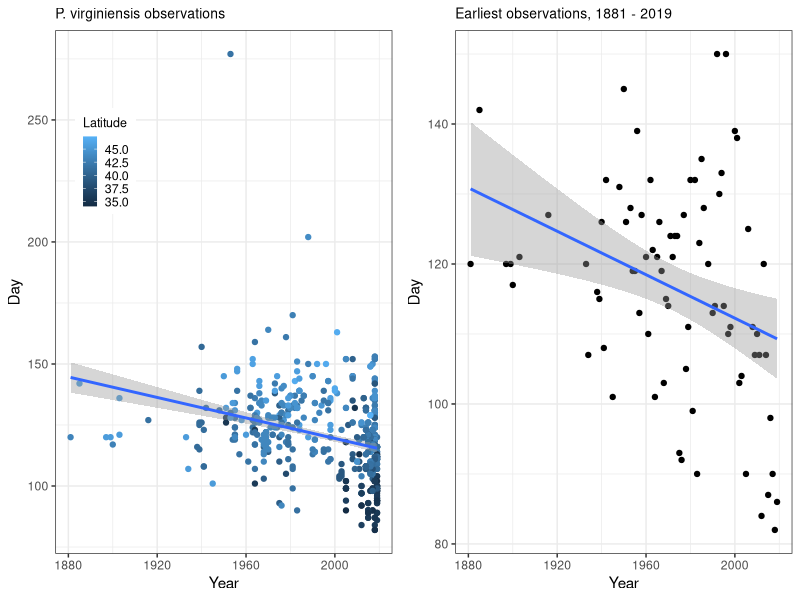
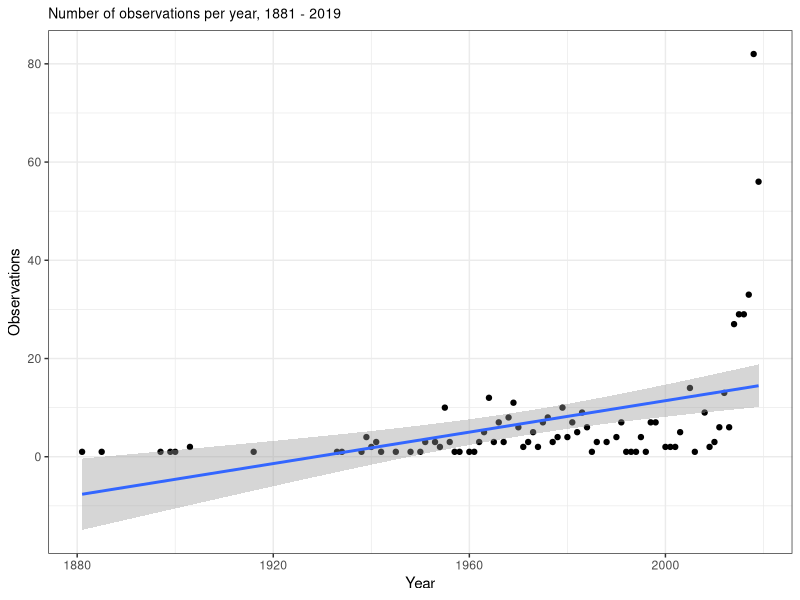

Here is the R script that generated these plots, in order: (Note: this script raises an error after producing the figures.)
## ---- chunk 1
knitr::opts_chunk$set(echo = FALSE)
suppressPackageStartupMessages(library(tidyverse))
suppressPackageStartupMessages(library(lubridate))
suppressPackageStartupMessages(library(ggplot2))
suppressPackageStartupMessages(library(gridExtra))
suppressPackageStartupMessages(library(parallel))

# Establish bootstrap and sampling values
minimum.required <- 5
sample.size <- minimum.required
num.bs.reps <- 100
## ---- chunk 2
# Read in iNaturalist observations
# 52539 is West Virginia White
iNaturalist <- read.csv(file = "data/observations-52593.csv")
iNat.obs <- iNaturalist[, c("latitude", "longitude", "observed_on")]
iNat.obs$observed_on <- as.Date(iNat.obs$observed_on)

# Read in GBIF observations
gbif <- read.delim(file = "data/0015022-190415153152247.csv")
gbif.obs <- gbif[, c("decimalLatitude", "decimalLongitude", "eventDate")]
gbif.obs$eventDate <- as.Date(x = gbif.obs$eventDate)
gbif.obs <- na.omit(gbif.obs)

# Join data sets
colnames(iNat.obs) <- c("latitude", "longitude", "date")
colnames(gbif.obs) <- c("latitude", "longitude", "date")
wvw <- rbind(iNat.obs, gbif.obs)

# Remove some bad geo coordinates (mostly GBIF)
wvw <- wvw[wvw$latitude > 29, ]
wvw <- wvw[wvw$longitude > -100, ]

# Extract year and day of year
wvw$year <- year(wvw$date)
wvw$yday <- as.POSIXlt(wvw$date)$yday

# Dates of January 1 (yday == 0) are not realistic
wvw <- wvw[wvw$yday > 0, ]
# Drop any from current, incomplete year
wvw <- wvw[wvw$year != year(today()), ]

# Drop duplicates
wvw <- unique(wvw)
## ---- chunk 3
# Plot observations for each year separately
obs.plot.title <- "P. virginiensis observations"

obs.plot <- ggplot(data = wvw, mapping = aes(x = year, y = yday, color = latitude)) +
  geom_point() +
  geom_smooth(method = "lm") +
  xlab(label = "Year") +
  scale_color_gradient(name = "Latitude") +
  ylab(label = "Day") +
  theme_bw() +
  theme(legend.position = c(0.15, 0.75),
        legend.background = element_rect(size = 1.5),
        legend.title = element_text(size = 9),
        legend.text = element_text(size = 9),
        legend.key.size = unit(x = 0.7, units = "line"),
        plot.title = element_text(size = 10)) +
  ggtitle(obs.plot.title)

# Plot _only_ minimums
wvw.mins <- wvw %>%
  group_by(year) %>%
  summarise(early = min(yday, na.rm = TRUE),
            n.obs = n())

min.plot.title <- paste0("Earliest observations, ", 
                     min(wvw$year), " - ", 
                     max(wvw$year))
min.plot <- ggplot(data = wvw.mins, mapping = aes(x = year, y = early)) +
  geom_point() +
  geom_smooth(method = "lm")  +
  xlab(label = "Year") +
  ylab(label = "Day") +
  ggtitle(min.plot.title) + 
  theme_bw() +
  theme(plot.title = element_text(size = 10))

# Plot the two plots, suppressing the smoothing message that prints out
suppressMessages(expr = grid.arrange(obs.plot, min.plot, nrow = 1))
## ---- chunk 4
# Linear regression 
early.lm <- lm(early ~ year, data = wvw.mins)
early.summary <- summary(early.lm)
year.coeff <- early.summary$coefficients[2, 1]
year.p <- early.summary$coefficients[2, 4]
## ---- chunk 5
wvw.plot.title <- paste0("Number of observations per year, ", 
                     min(wvw$year), " - ", 
                     max(wvw$year))

wvw.plot <- ggplot(data = wvw.mins, mapping = aes(x = year, y = n.obs)) +
  geom_point() +
  geom_smooth(method = "lm")  +
  xlab(label = "Year") +
  ylab(label = "Observations") +
  ggtitle(wvw.plot.title) + 
  theme_bw() + 
  theme(plot.title = element_text(size = 10))

suppressMessages(expr = print(wvw.plot))
## ---- chunk 6
sample.from <- wvw$yday[wvw$year == 2018]
include.years <- wvw.mins$year[wvw.mins$n.obs >= minimum.required]
# A data frame we'll use as template for storing bootstrapped data
bootstrapped.df <- data.frame(year = rep(include.years, times = sample.size),
                                yday = NA)

# Set up parallel processing
num.cores <- detectCores() - 1
# Initiate cluster
the.cluster <- makeCluster(num.cores)

# Need to explicitly load packages in cluster; invisible the only way to prevent
# output created by loading tidyverse on cores
invisible(x = clusterEvalQ(cl = the.cluster, { library(tidyverse) }))

bs.results.ideal <- parLapply(cl = the.cluster,
                        X = c(1:num.bs.reps), # First argument of fun
                        fun = function(i, bs.df, sample.vec, sample.size) {
                          # Fill in data frame with bootstrapped date for each year
                          for (yr in unique(bs.df$year)) {
                            bs.df$yday[bs.df$year == yr] <- sample(x = sample.vec,
                                                                   size = sample.size,
                                                                   replace = FALSE)
                          }
                          bs.mins <- bs.df %>%
                            group_by(year) %>%
                            summarise(early = min(yday))
                          
                          bs.lm <- lm(early ~ year, data = bs.mins)
                          coeff.est <- summary(bs.lm)$coefficients[2, 1]
                          p.value <- summary(bs.lm)$coefficients[2, 4]
                          return(data.frame(bs.rep = i,
                                            estimate = coeff.est,
                                            p.value = p.value))
                          
                        }, # end of parLapply fun
                        bs.df = bootstrapped.df, # Three additional parameters passed to fun
                        sample.vec = sample.from,
                        sample.size = sample.size)
stopCluster(the.cluster)
# Need to convert vanilla list into data frame
bs.results.ideal <- do.call(rbind, bs.results.ideal)

########################################
# Bootstrap and demonstrate the artifact
# A data frame we'll use as template for storing bootstrapped data
bootstrapped.df <- wvw[wvw$year %in% include.years, ]

# Initiate cluster
the.cluster <- makeCluster(num.cores)

# Need to explicitly load packages in cluster; invisible the only way to prevent
# output created by loading tidyverse on cores
invisible(x = clusterEvalQ(cl = the.cluster, { library(tidyverse) }))

bs.results.artifact <- parLapply(cl = the.cluster,
                        X = c(1:num.bs.reps), # First argument of fun
                        fun = function(i, bs.df, sample.vec) {
                          # Fill in data frame with bootstrapped date for each year
                          for (yr in unique(bs.df$year)) {
                            num.obs <- sum(bs.df$year == yr)
                            bs.df$yday[bs.df$year == yr] <- sample(x = sample.vec,
                                                                   size = num.obs)
                          }
                          bs.mins <- bs.df %>%
                            group_by(year) %>%
                            summarise(early = min(yday))
                          
                          suppressMessages(expr = bs.lm <- lm(early ~ year, data = bs.mins))
                          coeff.est <- summary(bs.lm)$coefficients[2, 1]
                          p.value <- summary(bs.lm)$coefficients[2, 4]
                          return(data.frame(bs.rep = i,
                                            estimate = coeff.est,
                                            p.value = p.value))
                          
                        }, # end of parLapply fun
                        bs.df = bootstrapped.df, # Three additional parameters passed to fun
                        sample.vec = sample.from) # End of parLapply call
stopCluster(the.cluster)
# Need to convert vanilla list into data frame
bs.results.artifact <- do.call(rbind, bs.results.artifact)

# Plot of results of bootstrapping, in ideal world
estimate.ideal.plot <- ggplot(data = bs.results.ideal, mapping = aes(x = estimate)) +
  geom_histogram() +
  geom_vline(xintercept = 0) +
  xlab(label = "Effect size (days/year)") +
  ylab(label = "Count") +
  ggtitle(label = "Expectation in artifact-free world") +
  theme_bw() +
  theme(plot.title = element_text(size = 10))

# Plot of results of bootstrapping, demonstrating artifact
estimate.artifact.plot <- ggplot(data = bs.results.artifact, mapping = aes(x = estimate)) +
  geom_histogram() +
  geom_vline(xintercept = 0, color = "#FF0000") +
  xlab(label = "Effect size (days/year)") +
  ylab(label = "Count") +
  ggtitle(label = "Artifact caused by changes in effort") +
  theme_bw() +
  theme(plot.title = element_text(size = 10))

# Two-panel plot of bootstrapping results
suppressMessages(expr = grid.arrange(estimate.ideal.plot, estimate.artifact.plot, nrow = 1))
## ---- chunk 7
sample.from <- wvw$yday[wvw$year == 2018]
include.years <- wvw.mins$year[wvw.mins$n.obs >= minimum.required]

# A data frame we'll use as template for storing bootstrapped data
bootstrapped.df <- data.frame(year = rep(include.years, times = sample.size),
                              yday = NA)

# Initiate cluster
the.cluster <- makeCluster(num.cores)

# Need to explicitly load packages in cluster; invisible the only way to prevent
# output created by loading tidyverse on cores
invisible(x = clusterEvalQ(cl = the.cluster, { library(tidyverse) }))

bs.results.downsample <- parLapply(cl = the.cluster,
                        X = c(1:num.bs.reps),
                        fun = function(i, bs.df, sample.vec, sample.size) {
                          # Fill in data bootstrapped for each year, sampling
                          # *only* from sample.vec, and restricting sample 
                          # size of each year to sample.size
                          for (yr in unique(bs.df$year)) {
                            bs.df$yday[bs.df$year == yr] <- sample(x = sample.vec,
                                                                   size = sample.size,
                                                                   replace = FALSE)
                          }
                          bs.mins <- bs.df %>%
                            group_by(year) %>%
                            summarise(early = min(yday))
                          
                          bs.lm <- lm(early ~ year, data = bs.mins)
                          coeff.est <- summary(bs.lm)$coefficients[2, 1]
                          p.value <- summary(bs.lm)$coefficients[2, 4]
                          return(data.frame(bs.rep = i,
                                            estimate = coeff.est,
                                            p.value = p.value))
                        },
                        bs.df = bootstrapped.df,
                        sample.vec = sample.from,
                        sample.size = sample.size)

stopCluster(the.cluster)
# Need to convert vanilla list into data frame
bs.results.downsample <- do.call(rbind, bs.results.downsample)

# Plot results of bootstrapping
# Coefficient estimates
estimate.plot <- ggplot(data = bs.results.downsample, mapping = aes(x = estimate)) +
  geom_histogram() +
  geom_vline(xintercept = 0) +
  xlab(label = "Effect size (days/year)") +
  ylab(label = "Count") +
  ggtitle(label = "Downsampling to avoid artifacts") + 
  theme_bw() +
  theme(plot.title = element_text(size = 10))

suppressMessages(expr = print(estimate.plot))
## ---- chunk 8
# Plot only those years that have at least minimum.required number of observations
wvw.min.obs <- wvw[wvw$year %in% include.years, ]

obs.plot.title <- paste0("P. virginiensis, ",
                         min(wvw.min.obs$year), " - ", 
                         max(wvw.min.obs$year))
obs.plot <- ggplot(data = wvw.min.obs, mapping = aes(x = year, 
                                                     y = yday)) +
  geom_point() +
  geom_smooth(method = "lm") +
  xlab(label = "Year") +
  ylab(label = "Day") +
  ggtitle(obs.plot.title) +
  theme_bw() +
  theme(plot.title = element_text(size = 10))

# And plot number of observations per year
wvw.min.n.obs <- wvw.min.obs %>%
  group_by(year) %>%
  summarise(early = min(yday, na.rm = TRUE),
            n.obs = n())

wvw.plot.title <- paste0("Observations per year, ", 
                     min(wvw.min.n.obs$year), " - ", 
                     max(wvw.min.n.obs$year))

early.obs.plot <- ggplot(data = wvw.min.n.obs, mapping = aes(x = year, y = n.obs)) +
  geom_point() +
  geom_smooth(method = "lm")  +
  xlab(label = "Year") +
  ylab(label = "# Observations") +
  ggtitle(wvw.plot.title) + 
  theme_bw() +
  theme(plot.title = element_text(size = 10))

suppressMessages(expr = grid.arrange(obs.plot, early.obs.plot, nrow = 1))
## ---- chunk 9
# Do three iterations of downsampling and plot these as we have before (all 
# observations, then only the earliest observations)
include.years <- wvw.mins$year[wvw.mins$n.obs >= minimum.required]
wvw.min.obs <- wvw[wvw$year %in% include.years, ]
num.iterations <- 3

# A data frame with yday empty to be filled in
downsample.df <- data.frame(iteration = rep(x = c(1:3), 
                                             times = sample.size * length(include.years)),
  year = rep(include.years, times = num.iterations * sample.size),
                             yday = NA)
for (i in 1:num.iterations) {
  for (yr in unique(x = downsample.df$year)) {
    downsample.df$yday[downsample.df$iteration == i & downsample.df$year == yr] <-
      sample(x = wvw.min.obs$yday[wvw.min.obs$year == yr], 
             size = sample.size, 
             replace = FALSE)
  }
}

# Ensure iteration gets treated as factor
downsample.df$iteration <- as.factor(downsample.df$iteration)

# Extract minimums
downsample.mins <- downsample.df %>%
  group_by(iteration, year) %>%
  summarise(early = min(yday, na.rm = TRUE),
            n.obs = n())

# Create two plots, all observations and earliest observations by year, coloring
# each iteration separately
# All observations
downsample.obs.plot <- ggplot(data = downsample.df, mapping = aes(x = year,
                                                                   y = yday,
                                                                   group = iteration,
                                                                   color = iteration)) +
  geom_point() +
  geom_smooth(method = "lm", alpha = 0.25) +
  xlab(label = "Year") +
  ylab(label = "Day") +
  ggtitle(label = "Downsampled observations") +
  theme_bw() +
  theme(plot.title = element_text(size = 10),
        legend.position = "none")

# Only earliest date per year
downsample.min.plot <- ggplot(data = downsample.mins, mapping = aes(x = year,
                                                                    y = early,
                                                                    group = iteration,
                                                                    color = iteration)) +
  geom_point() +
  geom_smooth(method = "lm", alpha = 0.25) +
  ylim(c(min(downsample.df$yday), max(downsample.df$yday))) +
  xlab(label = "Year") +
  ylab(label = "Day") +
  ggtitle(label = "Downsampled early dates") +
  theme_bw() +
  scale_color_discrete(name = "Iteration") +
  theme(plot.title = element_text(size = 10),
        legend.position = c(0.8, 0.8),
        legend.background = element_rect(size = 1),
        legend.title = element_text(size = 8),
        legend.text = element_text(size = 8),
        legend.key.size = unit(x = 0.5, units = "line"))

suppressMessages(expr = grid.arrange(downsample.obs.plot, downsample.min.plot, nrow = 1))
## ---- chunk 10
# Downsample so we only have sample.size observations per year, but no longer 
# sampling only from 2018, but rather from the year itself (like iteration 
# demonstration above)
include.years <- wvw.mins$year[wvw.mins$n.obs >= minimum.required]

# The data frame with actual data from which we will draw samples
source.data <- wvw[wvw$year %in% include.years, ]

# A data frame we'll use as template for storing bootstrapped data
bootstrapped.df <- data.frame(year = rep(include.years, times = sample.size),
                              yday = NA)

# Initiate cluster
the.cluster <- makeCluster(num.cores)

# Need to explicitly load packages in cluster; invisible the only way to prevent
# output created by loading tidyverse on cores
invisible(x = clusterEvalQ(cl = the.cluster, { library(tidyverse) }))

bs.results.downsample <- parLapply(cl = the.cluster,
                        X = c(1:num.bs.reps),
                        fun = function(i, bs.df, sample.df, sample.size) {
                          # Fill in data bootstrapped for each year, sampling
                          # *only* from sample.vec, and restricting sample 
                          # size of each year to sample.size
                          for (yr in unique(bs.df$year)) {
                            sample.vec <- sample.df$yday[sample.df$year == yr]
                            bs.df$yday[bs.df$year == yr] <- sample(x = sample.vec,
                                                                   size = sample.size,
                                                                   replace = FALSE)
                          }
                          bs.mins <- bs.df %>%
                            group_by(year) %>%
                            summarise(early = min(yday))
                          
                          bs.lm <- lm(early ~ year, data = bs.mins)
                          coeff.est <- summary(bs.lm)$coefficients[2, 1]
                          intercept <- summary(bs.lm)$coefficients[1, 1]
                          p.value <- summary(bs.lm)$coefficients[2, 4]
                          return(data.frame(bs.rep = i,
                                            estimate = coeff.est,
                                            intercept = intercept,
                                            p.value = p.value))
                        },
                        bs.df = bootstrapped.df,
                        sample.df = source.data,
                        sample.size = sample.size)

stopCluster(the.cluster)
# Need to convert vanilla list into data frame
bs.results.downsample <- do.call(rbind, bs.results.downsample)

# Plot the coefficient estimates
bs.plot.title <- paste0("Effect size from ",
                        num.bs.reps,
                        " bootstraps")

bs.estimates.plot <- ggplot(data = bs.results.downsample, 
                            mapping = aes(x = estimate)) +
  geom_histogram() +
  geom_vline(xintercept = 0.0, color = "red") +
  xlab(label = "Effect size (days/year)") +
  ylab(label = "Count") +
  ggtitle(label = bs.plot.title) + 
  theme_bw() +
  theme(plot.title = element_text(size = 10))

# Plot the results of bootstrapping with early dates
wvw.mins <- source.data %>%
  group_by(year) %>%
  summarise(early = min(yday, na.rm = TRUE),
            n.obs = n())

bs.lines.title <- paste0("Earliest observations, ", 
                     min(source.data$year), " - ", 
                     max(source.data$year))

bs.lines.subtitle <- paste0("Bootstrapped trendlines, ",
                            num.bs.reps,
                            " replicates")
bs.lines.plot <- ggplot(data = wvw.mins,
                        mapping = aes(x = year, y = early)) +
  geom_point() +
  geom_abline(data = bs.results.downsample,
              alpha = 5/num.bs.reps,
              mapping = aes(slope = bs.results.downsample$estimate, 
                            intercept = bs.results.downsample$intercept)) +
  xlab(label = "Year") +
  ylab(label = "Day") +
  ggtitle(bs.lines.title,
          subtitle = bs.lines.subtitle) + 
  theme_bw() +
  theme(plot.title = element_text(size = 10),
        plot.subtitle = element_text(size = 8))

suppressMessages(expr = grid.arrange(bs.estimates.plot, bs.lines.plot, nrow = 1))
## ---- chunk 11
# Calculating the mean effect size from bootstraps, and adding a pseudo p-value
mean.effect.size <- mean(bs.results.downsample$estimate)

p.value <- sum(bs.results.downsample$estimate >= 0)/num.bs.reps
p.text <- paste0("= ", round(x = p.value, digits = 3))
# Need to make sure we don't report p = 0.0
if (sum(bs.results.downsample$estimate >= 0) < 1) {
  p.text <- paste0("< ", round(x = 1/num.bs.reps, digits = 3))
}
## ---- chunk 12
# Plot only those years that have at least minimum.required number of 
# observations and highlight 1955
wvw.min.obs <- wvw[wvw$year %in% include.years, ]

obs.plot.title <- paste0("P. virginiensis, ",
                         min(wvw.min.obs$year), " - ", 
                         max(wvw.min.obs$year))
obs.plot <- ggplot(data = wvw.min.obs, mapping = aes(x = year, 
                                                     y = yday)) +
  geom_point() +
  annotate(geom = "path",
           x=1955 + 2* cos(seq(0, 2*pi, length.out = 100)),
           y=125 + 15 * sin(seq(0, 2*pi, length.out = 100)),
           color = "red") +
  xlab(label = "Year") +
  ylab(label = "Day") +
  ggtitle(obs.plot.title) +
  theme_bw() +
  theme(plot.title = element_text(size = 10))

suppressMessages(expr = print(obs.plot))
## ---- chunk 13
# Downsample so we only have sample.size observations per year, but no longer 
# sampling only from 2018, but rather from the year itself (like iteration 
# demonstration above)
include.years <- wvw.mins$year[wvw.mins$n.obs >= minimum.required]

# But we want to drop 1955, the first element of include.years
include.years <- include.years[-1]

# The data frame with actual data from which we will draw samples
source.data <- wvw[wvw$year %in% include.years, ]

# A data frame we'll use as template for storing bootstrapped data
bootstrapped.df <- data.frame(year = rep(include.years, times = sample.size),
                              yday = NA)

# Initiate cluster
the.cluster <- makeCluster(num.cores)

# Need to explicitly load packages in cluster; invisible the only way to prevent
# output created by loading tidyverse on cores
invisible(x = clusterEvalQ(cl = the.cluster, { library(tidyverse) }))

bs.results.downsample <- parLapply(cl = the.cluster,
                        X = c(1:num.bs.reps),
                        fun = function(i, bs.df, sample.df, sample.size) {
                          # Fill in data bootstrapped for each year, sampling
                          # *only* from sample.vec, and restricting sample 
                          # size of each year to sample.size
                          for (yr in unique(bs.df$year)) {
                            sample.vec <- sample.df$yday[sample.df$year == yr]
                            bs.df$yday[bs.df$year == yr] <- sample(x = sample.vec,
                                                                   size = sample.size,
                                                                   replace = FALSE)
                          }
                          bs.mins <- bs.df %>%
                            group_by(year) %>%
                            summarise(early = min(yday))
                          
                          bs.lm <- lm(early ~ year, data = bs.mins)
                          coeff.est <- summary(bs.lm)$coefficients[2, 1]
                          intercept <- summary(bs.lm)$coefficients[1, 1]
                          p.value <- summary(bs.lm)$coefficients[2, 4]
                          return(data.frame(bs.rep = i,
                                            estimate = coeff.est,
                                            intercept = intercept,
                                            p.value = p.value))
                        },
                        bs.df = bootstrapped.df,
                        sample.df = source.data,
                        sample.size = sample.size)

stopCluster(the.cluster)
# Need to convert vanilla list into data frame
bs.results.downsample <- do.call(rbind, bs.results.downsample)

# Plot the coefficient estimates
bs.plot.title <- paste0("Effect size from ",
                        num.bs.reps,
                        " bootstraps")

bs.estimates.plot <- ggplot(data = bs.results.downsample, 
                            mapping = aes(x = estimate)) +
  geom_histogram() +
  geom_vline(xintercept = 0.0, color = "red") +
  xlab(label = "Effect size (days/year)") +
  ylab(label = "Count") +
  ggtitle(label = bs.plot.title, 
          subtitle = "Observations from 1955 excluded") + 
  theme_bw() +
  theme(plot.title = element_text(size = 10),
        plot.subtitle = element_text(size = 8))

# Plot the results of bootstrapping with early dates
wvw.mins <- source.data %>%
  group_by(year) %>%
  summarise(early = min(yday, na.rm = TRUE),
            n.obs = n())

bs.lines.title <- paste0("Earliest observations, ", 
                     min(source.data$year), " - ", 
                     max(source.data$year))

bs.lines.subtitle <- paste0("Bootstrapped trendlines, ",
                            num.bs.reps,
                            " replicates")
bs.lines.plot <- ggplot(data = wvw.mins,
                        mapping = aes(x = year, y = early)) +
  geom_point() +
  geom_abline(data = bs.results.downsample,
              alpha = 5/num.bs.reps,
              mapping = aes(slope = bs.results.downsample$estimate, 
                            intercept = bs.results.downsample$intercept)) +
  xlab(label = "Year") +
  ylab(label = "Day") +
  ggtitle(bs.lines.title,
          subtitle = bs.lines.subtitle) + 
  theme_bw() +
  theme(plot.title = element_text(size = 10),
        plot.subtitle = element_text(size = 8))

suppressMessages(expr = grid.arrange(bs.estimates.plot, bs.lines.plot, nrow = 1))
## ---- chunk 14
# Calculating the mean effect size from bootstraps, and adding a pseudo p-value
mean.effect.size <- mean(bs.results.downsample$estimate)

p.value <- sum(bs.results.downsample$estimate >= 0)/num.bs.reps
p.text <- paste0("= ", round(x = p.value, digits = 3))
# Need to make sure we don't report p = 0.0
if (sum(bs.results.downsample$estimate >= 0) < 1) {
  p.text <- paste0("< ", round(x = 1/num.bs.reps, digits = 3))
}
